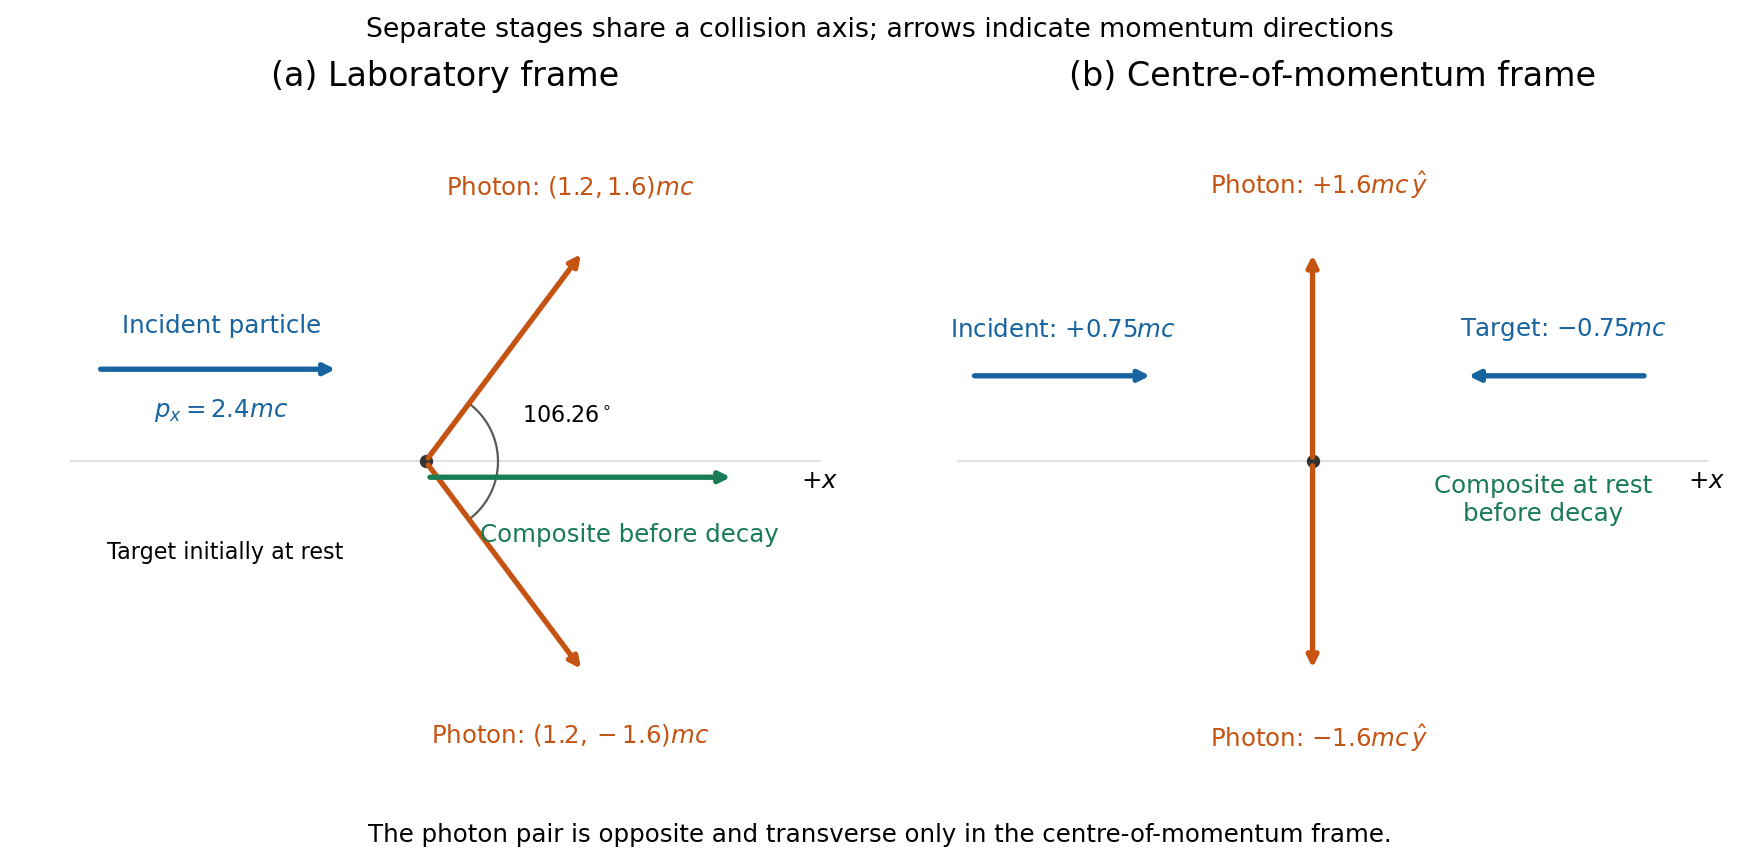

The Python source for this figure:
"""Original two-photon momentum diagrams; Python 3.14, numpy, matplotlib.

Write the PNG basename to the current working directory, as required by Make.
"""

import matplotlib

matplotlib.use("Agg")
import matplotlib.pyplot as plt
import numpy as np


def arrow(ax, start, end, color, label, text_xy, **kwargs):
    ax.annotate("", xy=end, xytext=start,
                arrowprops={"arrowstyle": "-|>", "lw": 2.4, "color": color, **kwargs})
    ax.text(*text_xy, label, color=color, fontsize=11, ha="center", va="center")


fig, axes = plt.subplots(1, 2, figsize=(11, 5.4), facecolor="white")
blue, orange, green = "#1764a0", "#c55412", "#197c54"
for ax in axes:
    ax.set(xlim=(-2.7, 3), ylim=(-2.4, 2.65), aspect="equal")
    ax.axis("off")
    ax.axhline(0, color="0.87", lw=0.8, zorder=0)
    ax.plot(0, 0, "o", color="0.2", ms=5)
    ax.text(2.85, -0.2, r"$+x$", fontsize=11)

ax = axes[0]
ax.set_title("(a) Laboratory frame", fontsize=15, pad=12)
arrow(ax, (-2.5, 0.7), (-0.65, 0.7), blue, "Incident particle", (-1.55, 1.03))
ax.text(-1.55, 0.34, r"$p_x=2.4mc$", fontsize=11, ha="center", color=blue)
arrow(ax, (0, 0), (1.2, 1.6), orange, r"Photon: $(1.2,1.6)mc$", (1.1, 2.08))
arrow(ax, (0, 0), (1.2, -1.6), orange, r"Photon: $(1.2,-1.6)mc$", (1.1, -2.08))
arrow(ax, (0, -0.12), (2.35, -0.12), green, "Composite before decay", (1.55, -0.56))
ax.text(-1.52, -0.74, "Target initially at rest", fontsize=10, ha="center")
theta = np.linspace(-np.arccos(0.6), np.arccos(0.6), 100)
ax.plot(0.55*np.cos(theta), 0.55*np.sin(theta), color="0.35", lw=1)
ax.text(0.73, 0.30, r"$106.26^\circ$", fontsize=10)

ax = axes[1]
ax.set_title("(b) Centre-of-momentum frame", fontsize=15, pad=12)
arrow(ax, (-2.6, 0.65), (-1.2, 0.65), blue, r"Incident: $+0.75mc$", (-1.9, 1.0))
arrow(ax, (2.55, 0.65), (1.15, 0.65), blue, r"Target: $-0.75mc$", (1.9, 1.0))
arrow(ax, (0, 0), (0, 1.6), orange, r"Photon: $+1.6mc\,\hat y$", (0.05, 2.10))
arrow(ax, (0, 0), (0, -1.6), orange, r"Photon: $-1.6mc\,\hat y$", (0.05, -2.10))
ax.text(1.75, -0.45, "Composite at rest\nbefore decay", fontsize=11,
        ha="center", color=green)
fig.suptitle("Separate stages share a collision axis; arrows indicate momentum directions",
             fontsize=12, y=0.98)
fig.text(0.5, 0.025, "The photon pair is opposite and transverse only in the centre-of-momentum frame.",
         ha="center", fontsize=11)
fig.subplots_adjust(left=0.03, right=0.98, bottom=0.10, top=0.87, wspace=0.13)
fig.savefig("paper-1-two-photon-frames.png", dpi=160, facecolor="white")
plt.close(fig)
